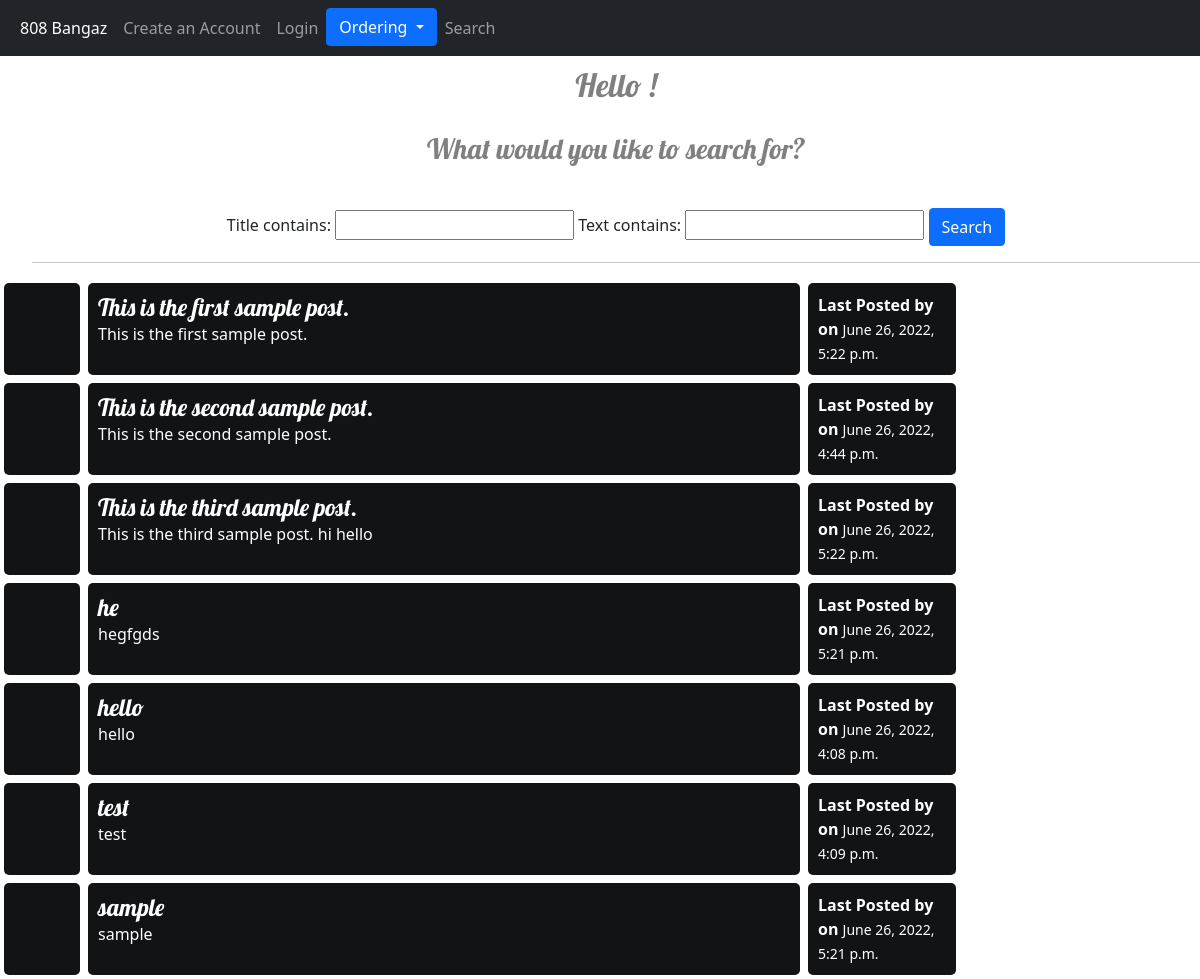
/search/, run on an earlier commit of the app's database.
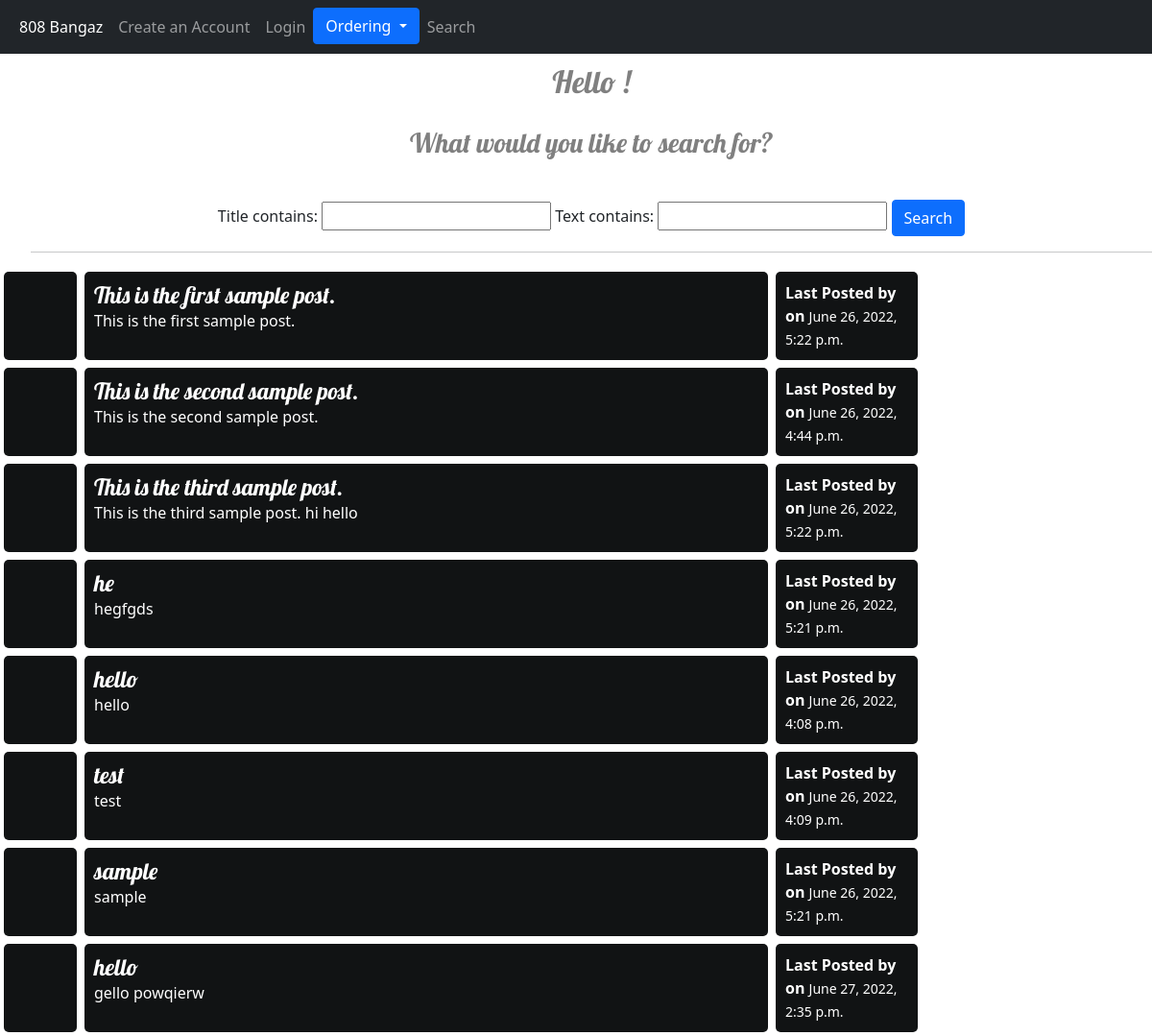
And on a later commit of the database.
### blogs/models.py (models this page shows, shortened)
class Post(models.Model):
    author = models.ForeignKey(settings.AUTH_USER_MODEL, on_delete=models.CASCADE)
    title = models.CharField(max_length=200)
    text = models.TextField()
    created_date = models.DateTimeField(default=timezone.now)
    published_date = models.DateTimeField(blank=True, null=True)

### blogs/views.py (the view)
# urls.py: path('search/', views.SearchView.as_view(), name='search'),
class SearchView(generic.ListView):
    template_name = 'blogs/search.html'
    context_object_name = 'blogs_list'
    def get_queryset(self):
        return Post.objects.all()
    def get_context_data(self, **kwargs):
        context = super().get_context_data(**kwargs)
        context['filter'] = PostFilter(self.request.GET, queryset=self.get_queryset())
        return context

### blogs/templates/blogs/search.html (shortened to what this page needs)
{% load static %}
<!DOCTYPE html>
<html>
    <head>
    <link href="https://cdn.jsdelivr.net/npm/bootstrap@5.1.3/dist/css/bootstrap.min.css" rel="stylesheet">
        <link rel="stylesheet" href="{% static 'css/blogs.css' %}">
    </head>
    <body>
        <nav class="navbar navbar-expand-sm bg-dark navbar-dark">
            <div class="container-fluid">
              <ul class="navbar-nav">
                <li class="nav-item">
                  <a class="nav-link active"  href="{% url 'post_list' %}">{% csrf_token %}808 Bangaz</a>
                </li>
               <li class="nav-item">
                  <a class="nav-link" href=" {% url 'register' %}"> Create an Account </a>
                </li>
                {% if user.is_authenticated %}
                <li class="nav-item">
                    <a class="nav-link" href=" {% url 'logout' %}"> Logout </a>
                </li>
                <li class="nav-item">
                    <a class="nav-link" href="{% url 'post_new' %}">Make a Post</a>
                </li>
                {% else %}
                <li class="nav-item">
                    <a class="nav-link" href=" {% url 'login' %}"> Login </a>
                </li>
                {% endif %}
                <li class = "nav-item">
                    <button type="button" class="btn btn-primary dropdown-toggle" data-bs-toggle="dropdown"> Ordering </button>
                </li>
                <li class="nav-item">
                    <a class="nav-link" text-align: "right"; href="{% url 'search' %}">Search</a>
              </ul>
            </div>
          </nav>
{% if blogs_list %}
    <center>
        <ul>
        <h2 class='user'> Hello {{user.username}}!</h2>
        <h3 class='user'>What would you like to search for?</h3>
        <br>
        <form method="GET"> {% csrf_token %}
            {{ filter.form }}
            <button type="submit" class="btn btn-primary">Search</button>
        </form>
        <hr>
    </center>
    {% for blog in filter.qs %}
        <div class = "subforum-row">
            <div class = "subforum-column center">
        </div>
        <div class = "subforum-description subforum-column">
            <h4 style = "color:white"> {{blog.title}} </h4>
            <p style = "color:white"> {{blog.text}}</p>
        </div>
        <div class = "subforum-info subforum-column">
            <b style = "color:white"> Last Posted by </b> <a style = "color:white"> {{post.author}}</a>
            <br> <b style = "color:white"> on </b> <small> <time class = "time" style = "color:white"> {{blog.published_date}} <time> </small>
        </div>
    </div>
    {% endfor %}
{% else %}
    <br>
    <p> No blogs posted. </p>
{% endif %}

What changed in the data, as far as the page shows it:
added Post: title "hello", text "gello powqierw", published_date "June 27, 2022, 2:35 p.m."
